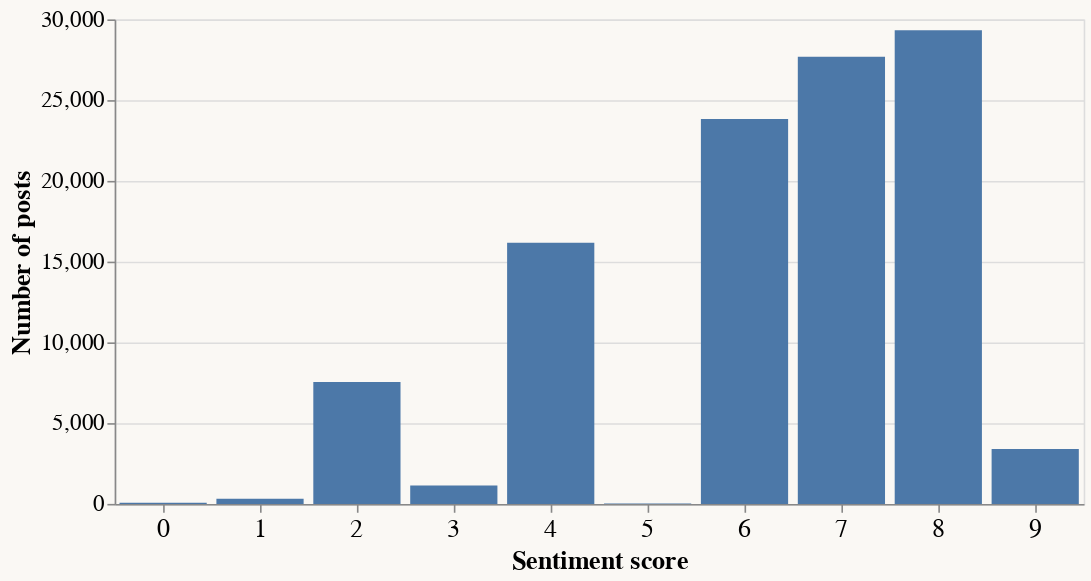

Here is the notebook cell this chart was saved with:
### Code cell
from collections import Counter
#df = pd.DataFrame({'sentiment': list(sentiments.values())})

df = pd.DataFrame([{'score': s, 'count': c} for s, c in Counter(sentiments.values()).items()])

alt.Chart(df).mark_bar().encode(
    x=alt.X("score:O", title="Sentiment score"),
    y=alt.Y('count', title="Number of posts"),
).properties(width=600, height=300).configure(axisBottom=alt.AxisConfig(labelFontSize=16, titleFontSize=16, labelAngle=0),
                                              axisLeft=alt.AxisConfig(labelFontSize=14, titleFontSize=16))

### Figure 1 — Vega-Lite specification as saved in the notebook (floating-point values rounded to 4 significant figures)
{"arc": {"fill": "#30a2da"}, "area": {"fill": "#30a2da"}, "axis": {"domainColor": "#cbcbcb", "grid": true, "gridColor": "#cbcbcb", "gridWidth": 1, "labelColor": "#999", "labelFontSize": 24, "labelPadding": 4, "tickColor": "#cbcbcb", "tickSize": 10, "titleColor": "#333", "titleFontSize": 24, "titlePadding": 10}, "axisBand": {"grid": false}, "background": "#faf8f4", "bar": {"binSpacing": 2, "fill": "#30a2da", "stroke": null}, "group": {"fill": "#f0f0f0"}, "legend": {"labelColor": "#333", "labelFontSize": 14, "padding": 1, "symbolSize": 30, "symbolType": "square", "titleColor": "#333", "titleFontSize": 16, "titlePadding": 20}, "line": {"stroke": "#30a2da", "strokeWidth": 2}, "path": {"stroke": "#30a2da", "strokeWidth": 0.5}, "point": {"filled": true, "shape": "circle"}, "range": {"category": ["#30a2da", "#fc4f30", "#e5ae38", "#6d904f", "#8b8b8b", "#b96db8", "#ff9e27", "#56cc60", "#52d2ca", "#52689e", "#545454", "#9fe4f8"], "diverging": ["#cc0020", "#e77866", "#f6e7e1", "#d6e8ed", "#91bfd9", "#1d78b5"], "heatmap": ["#d6e8ed", "#cee0e5", "#91bfd9", "#549cc6", "#1d78b5"]}, "rect": {"fill": "#30a2da"}, "shape": {"stroke": "#30a2da"}, "title": {"anchor": "start", "fontSize": 24, "fontWeight": 400, "offset": 20}, "data": {"name": "data-e9bf9f135f548cf059fcf2de0d2f0c6a"}, "mark": {"type": "bar"}, "config": {"axisBottom": {"labelAngle": 0, "labelFontSize": 16, "titleFontSize": 16}, "axisLeft": {"labelFontSize": 14, "titleFontSize": 16}}, "encoding": {"x": {"field": "score", "title": "Sentiment score", "type": "ordinal"}, "y": {"field": "count", "title": "Number of posts", "type": "quantitative"}}, "height": 300, "width": 600, "$schema": "https://vega.github.io/schema/vega-lite/v5.17.0.json", "datasets": {"data-e9bf9f135f548cf059fcf2de0d2f0c6a": [{"score": 2, "count": 7553}, {"score": 7, "count": 27692}, {"score": 6, "count": 23825}, {"score": 8, "count": 29333}, {"score": 9, "count": 3398}, {"score": 4, "count": 16176}, {"score": 3, "count": 1132}, {"score": 5, "count": 29}, {"score": 0, "count": 63}, {"score": 1, "count": 311}]}}
